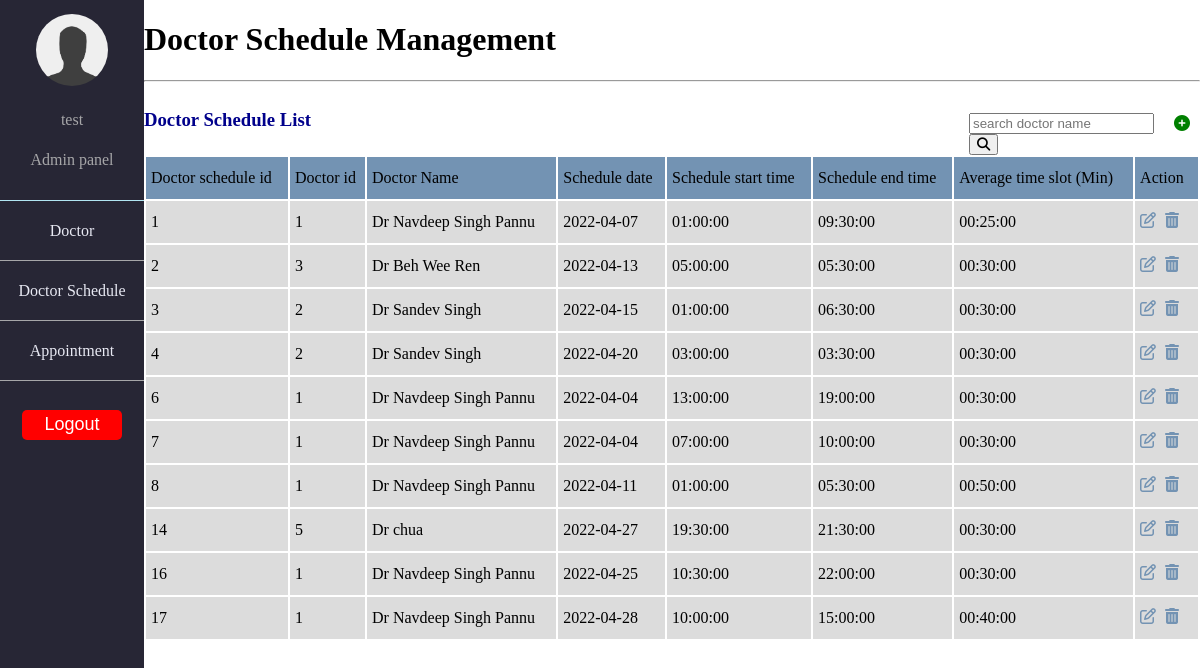
Page /admin-site/admin_doctor_schedule.php (signed in) on the committed database.
### tables this page shows
CREATE TABLE IF NOT EXISTS `doctor_schedule` (
  `doc_schedule_id` int NOT NULL AUTO_INCREMENT,
  `doctor_id` int NOT NULL,
  `schedule_date` date NOT NULL,
  `sche_start_time` time NOT NULL,
  `sche_end_time` time NOT NULL,
  `average_time_slot` time NOT NULL COMMENT '(minute)',
  PRIMARY KEY (`doc_schedule_id`),
  KEY `doctor_id` (`doctor_id`)
);

CREATE TABLE IF NOT EXISTS `doctor` (
  `doctor_id` int NOT NULL AUTO_INCREMENT,
  `doctor_name` varchar(50) NOT NULL,
  `doctor_specialist` varchar(255) NOT NULL,
  `doctor_edu_level` varchar(50) NOT NULL,
  `doctor_experience` int NOT NULL COMMENT 'doctor year of experience',
  `doctor_about` varchar(1000) NOT NULL,
  `doctor_portrait` longblob NOT NULL,
  PRIMARY KEY (`doctor_id`)
);

### admin-site/admin_doctor_schedule.php (the view, shortened to what this page needs)
<!DOCTYPE html>
<html>
    <head><title>Doctor Schedule</title>
        <link rel="stylesheet" href="https://cdnjs.cloudflare.com/ajax/libs/font-awesome/4.7.0/css/font-awesome.min.css">
        <div id="headerspace"><?php include_once("adminheader.php"); ?></div>
    </head>
    <body>
        <div id="main-content">
        <h1> Doctor Schedule Management </h1><hr>
        <div>
            <div id="doc_sch_list">
                <h3 style="color:darkblue; flex:9">Doctor Schedule List</h3>
                <form method="post" id="search_bar" style="flex:2">
                    <input type="text" name="search_key" placeholder="search doctor name">
                    <button name="searchbtn" type="submit"><i class="fa fa-search" aria-hidden="true"></i></button>
                </form>
                <a href="add_doc_sche.php"><i class="fa fa-plus-circle" id="add_icon" aria-hidden="true"></i></a>
            </div>
            <?php
                include("conn.php");
                $result = mysqli_query($con,"SELECT * FROM doctor_schedule");
            ?>
            <table width="100%">
                <tr bgcolor="#7393B3">
                    <td>Doctor schedule id</td>
                    <td>Doctor id</td>
                    <td>Doctor Name</td>
                    <td>Schedule date</td>
                    <td>Schedule start time</td>
                    <td>Schedule end time</td>
                    <td>Average time slot (Min)</td>
                    <td>Action</td>
                </tr>
                <?php
                while($row = mysqli_fetch_array($result))
                {
                    echo"<tr bgcolor=\"gainsboro\">";
                    echo"<td>";
                    echo $row['doc_schedule_id'];
                    echo"</td>";
                    echo"<td>";
                    $doc_id =$row['doctor_id'];
                    echo $row['doctor_id'];
                    echo"</td>";
                    $sql = "SELECT * FROM doctor WHERE doctor_id = $doc_id";
                    $table_doc = mysqli_query($con, $sql);
                    $doc = mysqli_fetch_array($table_doc);
                    echo"<td>";
                    echo $doc['doctor_name'];
                    echo"</td>";
                    echo"<td>";
                    echo $row['schedule_date'];
                    echo"</td>";
                    echo"<td>";
                    echo $row['sche_start_time'];
                    echo"</td>";
                    echo"<td>";
                    echo $row['sche_end_time'];
                    echo"</td>";
                    echo"<td>";
                    echo $row['average_time_slot'];
                    echo"</td>";
                    echo"<td><a href=\"../admin-site/doctor-schedule-edit.php?doc_schedule_id=";
                    echo $row['doc_schedule_id'];
                    echo"\"><i  class=\"far fa-edit button\" alt=\"edit\"></i></a>";
                    echo"<a href=\"../admin-site/admin-action-php1/doctor-schedule-delete.php?doc_schedule_id=";
                    echo $row['doc_schedule_id'];
                    echo "\" onClick=\"return confirm('Delete Doctor Schedule ID ";
                    echo $row['doc_schedule_id'];
                    echo" details?');\"><i  class=\"fa fa-trash button\" alt=\"delete\"></i></td></tr>";
                }
                ?>
            </table>
        </div>
        </div>
    </body>
</html>

### admin-site/admin_doctor_schedule.php (style rules this page uses)
.button { height:20px; width:25px; color:#7393B3; }
table, td { border: 2px solid white; border-collapse:collapse; padding-left:5px; }
td { height:40px; color:black; }
#doc_sch_list { display:flex; justify-content: space-between; position:relative; }
#add_icon { color:green; padding:25px 10px 0; flex:1; }
#search_bar { padding:23px 10px 0; }
#headerspace { position:fixed; display: inline-block; width: 12%; }
#main-content { width:88%; display: inline-block; margin-left:12%; }

### admin-site/adminheader.php (style rules this page uses)
html, body { margin: 0; height: 100%; }

### rows in the picture
doctor_schedule: doc_schedule_id "1", doctor "1", doctor.doctor_name "Dr Navdeep Singh Pannu", schedule_date "2022-04-07", sche_start_time "01:00:00", sche_end_time "09:30:00", average_time_slot "00:25:00"
doctor_schedule: doc_schedule_id "2", doctor "3", doctor.doctor_name "Dr Beh Wee Ren", schedule_date "2022-04-13", sche_start_time "05:00:00", sche_end_time "05:30:00", average_time_slot "00:30:00"
doctor_schedule: doc_schedule_id "3", doctor "2", doctor.doctor_name "Dr Sandev Singh", schedule_date "2022-04-15", sche_start_time "01:00:00", sche_end_time "06:30:00", average_time_slot "00:30:00"
doctor_schedule: doc_schedule_id "4", doctor "2", doctor.doctor_name "Dr Sandev Singh", schedule_date "2022-04-20", sche_start_time "03:00:00", sche_end_time "03:30:00", average_time_slot "00:30:00"
doctor_schedule: doc_schedule_id "6", doctor "1", doctor.doctor_name "Dr Navdeep Singh Pannu", schedule_date "2022-04-04", sche_start_time "13:00:00", sche_end_time "19:00:00", average_time_slot "00:30:00"
doctor_schedule: doc_schedule_id "7", doctor "1", doctor.doctor_name "Dr Navdeep Singh Pannu", schedule_date "2022-04-04", sche_start_time "07:00:00", sche_end_time "10:00:00", average_time_slot "00:30:00"
doctor_schedule: doc_schedule_id "8", doctor "1", doctor.doctor_name "Dr Navdeep Singh Pannu", schedule_date "2022-04-11", sche_start_time "01:00:00", sche_end_time "05:30:00", average_time_slot "00:50:00"
doctor_schedule: doc_schedule_id "14", doctor "5", doctor.doctor_name "Dr chua", schedule_date "2022-04-27", sche_start_time "19:30:00", sche_end_time "21:30:00", average_time_slot "00:30:00"
doctor_schedule: doc_schedule_id "16", doctor "1", doctor.doctor_name "Dr Navdeep Singh Pannu", schedule_date "2022-04-25", sche_start_time "10:30:00", sche_end_time "22:00:00", average_time_slot "00:30:00"
doctor_schedule: doc_schedule_id "17", doctor "1", doctor.doctor_name "Dr Navdeep Singh Pannu", schedule_date "2022-04-28", sche_start_time "10:00:00", sche_end_time "15:00:00", average_time_slot "00:40:00"

### other values in the picture
$admin "test"
